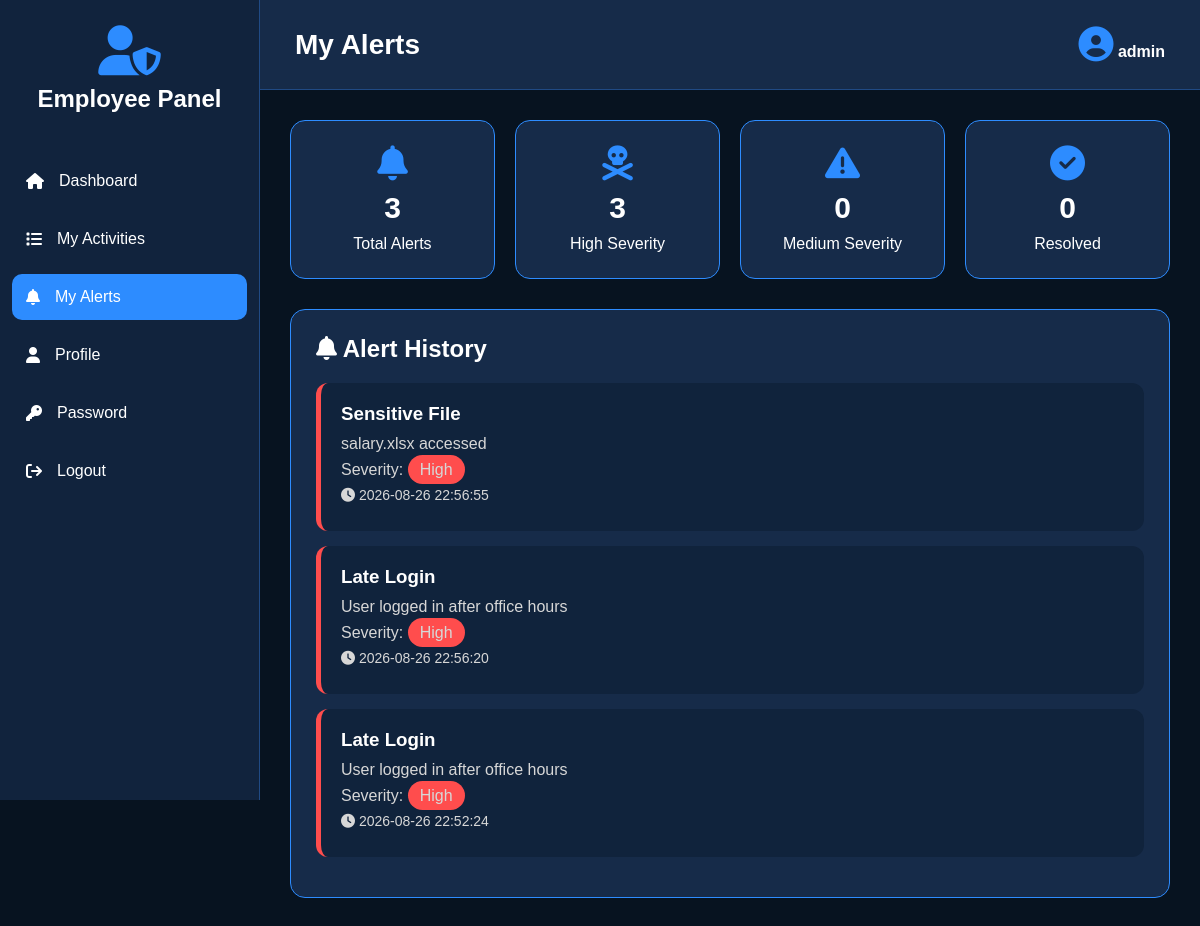
The page /employee_alerts (signed in) on the database as committed earlier.
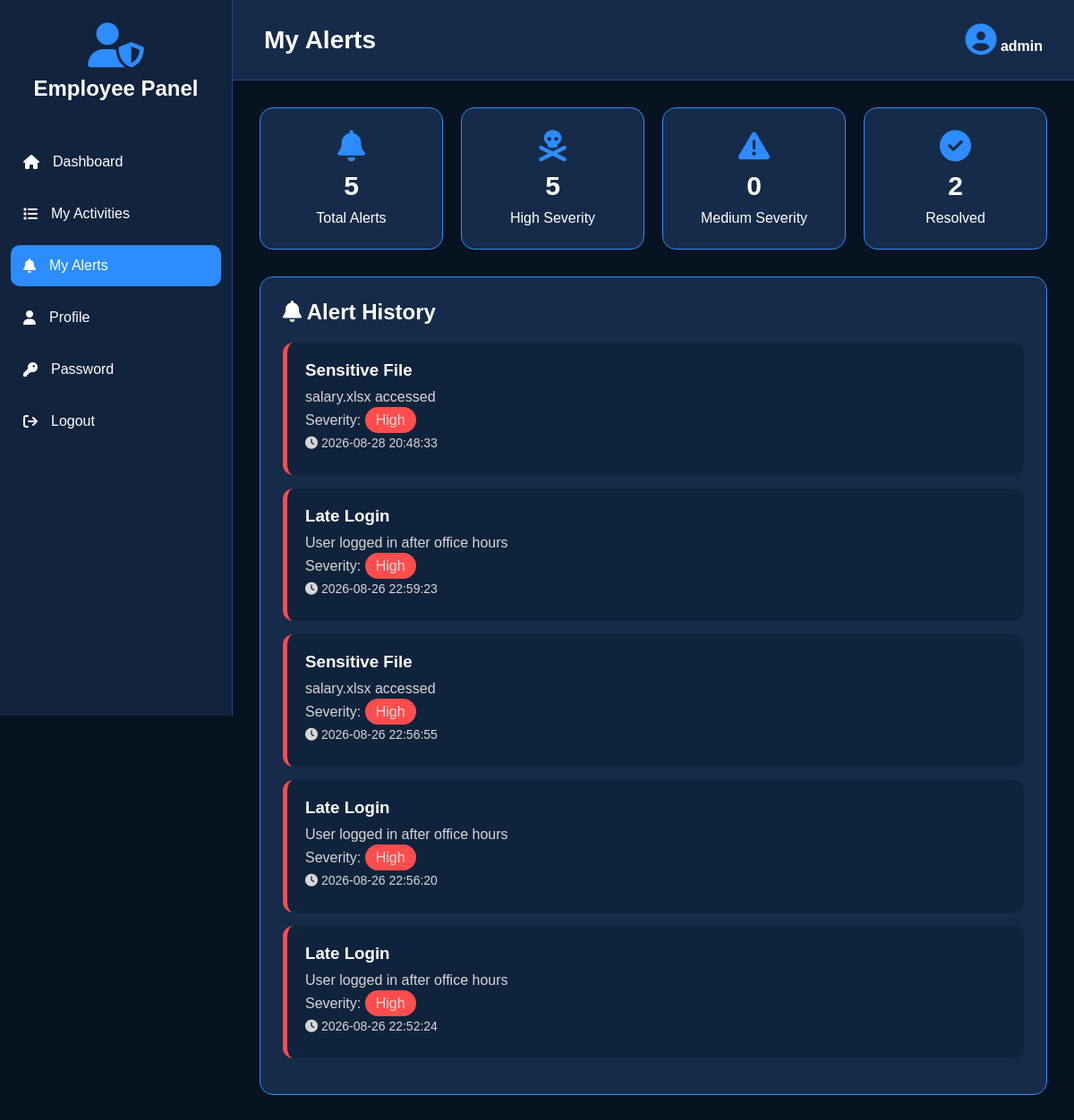
The same page on the database as committed later.
### tables this page shows
CREATE TABLE alerts (
        id INTEGER PRIMARY KEY AUTOINCREMENT,
        username TEXT,
        alert_type TEXT,
        description TEXT,
        severity TEXT,
        status TEXT DEFAULT 'Pending',
        date TEXT,
        time TEXT
    );

### app.py (the view)
@app.route("/employee_alerts")
def employee_alerts():
    if not login_required():
        return redirect("/")
    username = session["username"]
    conn = get_db()
    rows = conn.execute("""
        SELECT * FROM alerts
        WHERE username=? ORDER BY id DESC
    """, (username,)).fetchall()
    conn.close()
    return render_template(
        "employee_alerts.html",
        username=username,
        alerts=rows,
        total=len(rows),
        high=sum(x["severity"] == "High" for x in rows),
        medium=sum(x["severity"] == "Medium" for x in rows),
        resolved=sum(x["status"] == "Resolved" for x in rows)
    )

### app.py (called while the page is built)
def login_required():
    return "username" in session

### database.py (called while the page is built)
def get_db():
    conn = sqlite3.connect(DATABASE)
    conn.row_factory = sqlite3.Row
    return conn

### templates/employee_alerts.html (shortened to what this page needs)
<!DOCTYPE html>
<html lang="en">
<head>
<link rel="stylesheet"
href="https://cdnjs.cloudflare.com/ajax/libs/font-awesome/6.5.2/css/all.min.css">
</head>
<body>
<div class="sidebar">
<div class="logo">
<i class="fa-solid fa-user-shield"></i>
<h2>Employee Panel</h2>
</div>
<ul>
<li>
<a href="/employee_dashboard">
<i class="fa fa-home"></i>
<span>Dashboard</span>
</a>
</li>
<li>
<a href="/employee_activity">
<i class="fa fa-list"></i>
<span>My Activities</span>
</a>
</li>
<li>
<a href="/employee_alerts" class="active">
<i class="fa fa-bell"></i>
<span>My Alerts</span>
</a>
</li>
<li>
<a href="/employee_profile">
<i class="fa fa-user"></i>
<span>Profile</span>
</a>
</li>
<li>
<a href="/change_password">
<i class="fa fa-key"></i>
<span>Password</span>
</a>
</li>
<li>
<a href="/logout">
<i class="fa fa-sign-out"></i>
<span>Logout</span>
</a>
</li>
</ul>
</div>
<div class="main">
<div class="header">
<h1>
My Alerts
</h1>
<div class="profile">
<i class="fa fa-circle-user"></i>
<b>{{username}}</b>
</div>
</div>
<div class="content">
<div class="cards">
<div class="card">
<i class="fa fa-bell"></i>
<h2>{{total}}</h2>
<p>Total Alerts</p>
</div>
<div class="card">
<i class="fa fa-skull-crossbones"></i>
<h2>{{high}}</h2>
<p>High Severity</p>
</div>
<div class="card">
<i class="fa fa-triangle-exclamation"></i>
<h2>{{medium}}</h2>
<p>Medium Severity</p>
</div>
<div class="card">
<i class="fa fa-check-circle"></i>
<h2>{{resolved}}</h2>
<p>Resolved</p>
</div>
</div>
<div class="box">
<h2 style="margin-bottom:20px;">
<i class="fa fa-bell"></i>
Alert History
</h2>
{% if alerts %}
{% for alert in alerts %}
<div class="alert">
<h3>
{{alert.alert_type}}
</h3>
<p>
{{alert.description}}
</p>
<p>
Severity:
{% if alert.severity=="High" %}
<span class="high">
High
</span>
{% elif alert.severity=="Medium" %}
<span class="medium">
Medium
</span>
{% else %}
<span class="resolved">
Resolved
</span>
{% endif %}
</p>
<p class="date">
<i class="fa fa-clock"></i>
{{alert.date}} {{alert.time}}
</p>
</div>
{% endfor %}
{% endif %}
</div>
</div>
</div>
</body>
</html>

Rows that differ between the two databases and show on the page:
added alerts: alert_type "Sensitive File", description "salary.xlsx accessed", severity "High", date "2026-08-28", time "20:48:33"
added alerts: alert_type "Late Login", description "User logged in after office hours", severity "High", date "2026-08-26", time "22:59:23"
Other text that changed with them:
{{ total }}: "3" → "5"
{{ high }}: "3" → "5"
{{ resolved }}: "0" → "2"
